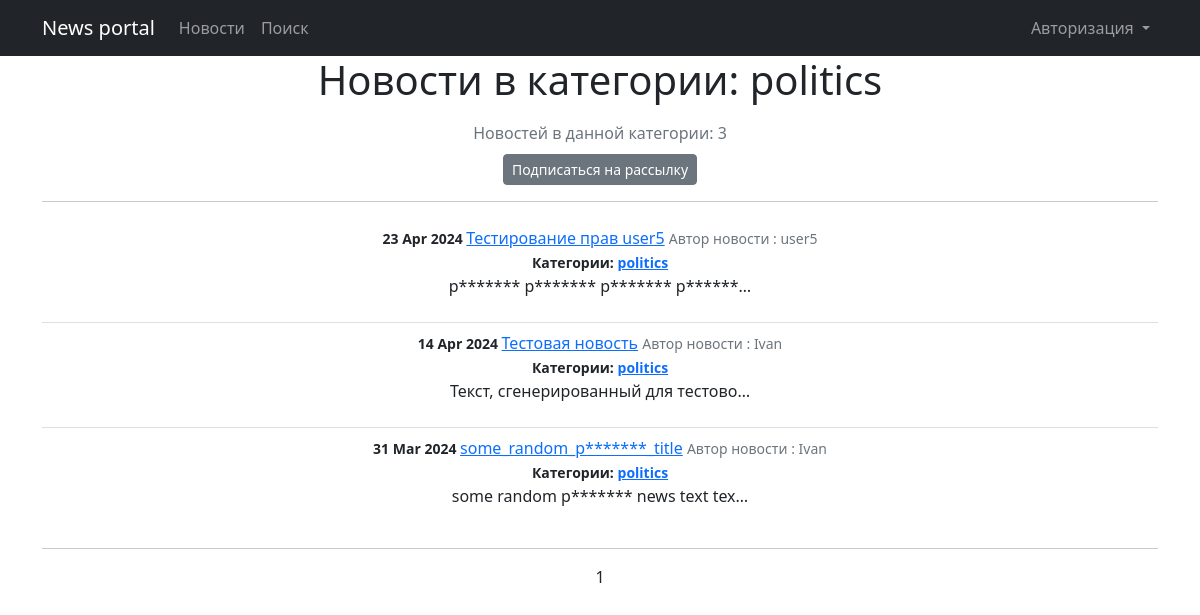
Page /posts/categories/4 on the earlier database version.
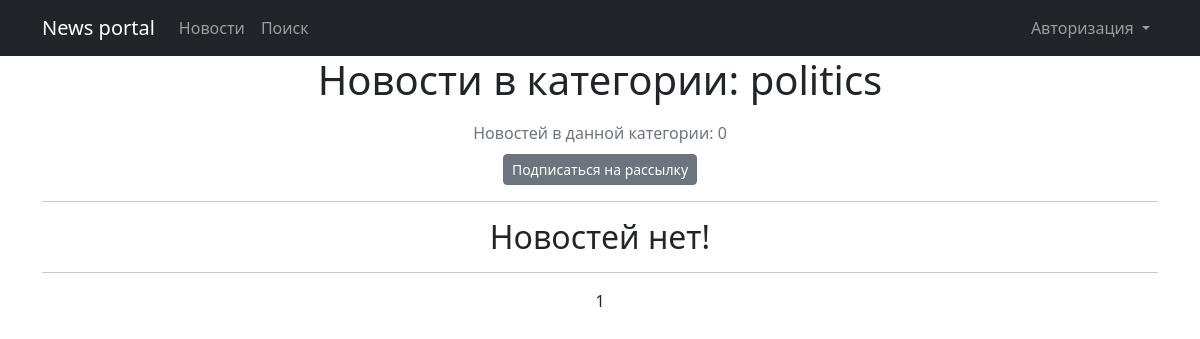
Same page on the later database version.
### NewsPortal/models.py (models this page shows, shortened)
class Post(models.Model):
    author = models.ForeignKey(Author, on_delete=models.CASCADE)
    categoryType = models.CharField(max_length=2, choices=CATEGORY_CHOICES, default=NEWS)
    dateCreation = models.DateTimeField(auto_now_add=True)
    postCategory = models.ManyToManyField(Category, through='PostCategory')
    title = models.CharField(max_length=128)
    text = models.TextField()
    rating = models.SmallIntegerField(default=0)

class Author(models.Model):
    authorUser = models.OneToOneField(User, on_delete=models.CASCADE)
    ratingAuthor = models.SmallIntegerField(default=0)
    def __str__(self):
        return f'{self.authorUser}'

class Category(models.Model):
    name = models.CharField(max_length=64, unique=True)
    subscribers = models.ManyToManyField(User, through='Subscriber', related_name='categories')
    def __str__(self):
        return f'{self.name}'

### NewsPortal/views.py (the view)
# urls.py: path('posts/categories/<int:pk>', CategoryListView.as_view(), name='category_list'),
class CategoryListView(ListView):
    model = Post
    template_name = 'category_list.html'
    context_object_name = 'category_posts_list'
    paginate_by = 10
    def get_queryset(self):
        self.Category = get_object_or_404(Category, id=self.kwargs['pk'])
        queryset = Post.objects.filter(postCategory=self.Category).order_by('-dateCreation')
        return queryset
    def get_context_data(self, **kwargs):
        context = super().get_context_data(**kwargs)
        context['is_not_subscriber'] = self.request.user not in self.Category.subscribers.all()
        context['Category'] = self.Category
        context['is_author'] = self.request.user.groups.filter(name='authors').exists()
        return context

### NewsPortal/templatetags/custom_filters.py (called while the page is built)
@register.filter()
def censor(value):
    for word in censor_list:
        value = value.replace(word[1:], '*' * len(word[1:]))
    return value

### templates/category_list.html (shortened to what this page needs)
{% extends 'flatpages/default.html' %}
{% load custom_filters %}
{% load custom_tags %}
{% block content %}
<h1>Новости в категории: {{ Category }}</h1>
<h3><span class="text-muted fs-6 fw-normal">Новостей в данной категории: {{ page_obj.paginator.count }}</span></h3>
    {% if is_not_subscriber %}
        <p class="text-center"><a href="{% url 'subscribe' Category.id %}" class="btn btn-secondary btn-sm">Подписаться на рассылку</a></p>
    {% else %}
        <p class="text-center"><a href="{% url 'unsubscribe' Category.id %}" class="btn btn-secondary btn-sm">Отписаться</a></p>
    {% endif %}
<hr>
    {% if category_posts_list %}
        <ul class="list-group list-group-flush">
            {% for post in category_posts_list %}
                <li class="list-group-item">
                    <small class="fw-bold">{{ post.dateCreation | date:'d M Y' }} </small>
                    <a href="{% url 'post_detail' post.id %}">{{ post.title|censor }}</a>
                    <small class="text-muted">Автор
                        {% if post.categoryType == 'AR' %}
                            статьи
                        {% else %}
                            новости
                        {% endif %}: {{ post.author }}</small> <br>
                    <small class="fw-bold"> Категории:
                        {% for category in post.postCategory.all %}
                            <a href="{% url 'category_list' category.id %}">{{ category }}</a>
                        {% endfor %}
                    </small>
                    <p>{{ post.text|truncatechars:35|censor }}
                    </p>
                </li>
            {% endfor %}
        </ul>
    {% else %}
       <h2>Новостей нет!</h2>
    {% endif %}
<hr>
    {{ page_obj.number }}
{% endblock content %}

Differences in the rows shown:
removed Post: dateCreation "23 Apr 2024", title|censor "Тестирование прав user5", categoryType "новости", author "user5", text|censor "p******* p******* p******* p******…", Category (name "politics")
removed Post: dateCreation "14 Apr 2024", title|censor "Тестовая новость", categoryType "новости", author "Ivan", text|censor "Текст, сгенерированный для тестово…", Category (name "politics")
removed Post: dateCreation "31 Mar 2024", title|censor "some_random_p*******_title", categoryType "новости", author "Ivan", text|censor "some random p******* news text tex…", Category (name "politics")
Other differences:
{{ page_obj.paginator.count }}: "3" → "0"
text now shown: "Новостей нет!"
